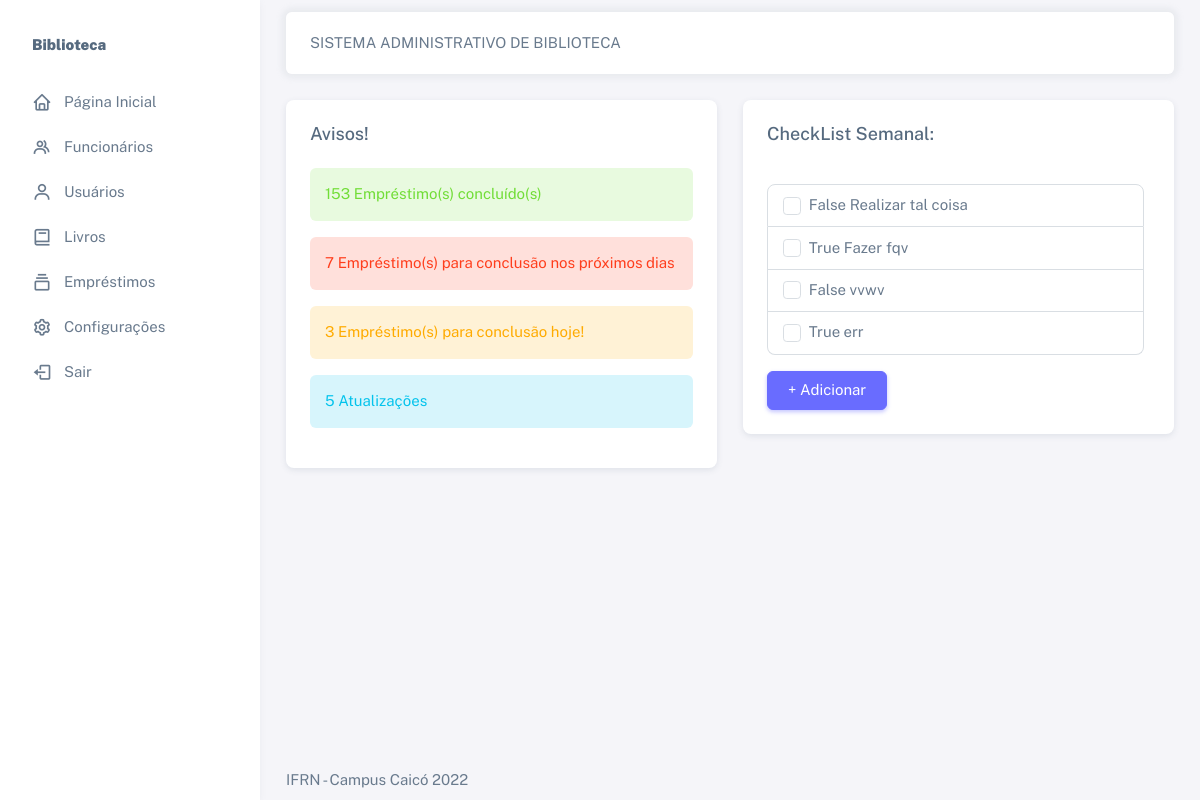
The page / on the database its author committed.
### biblioteca/models.py (models this page shows, shortened)
class Tarefas(models.Model):
    id_tarefa = models.AutoField(primary_key=True)
    descricao_tarefa = models.CharField(max_length=100)
    situacao_tarefa = models.BooleanField(default=False)
    class Meta:
        verbose_name_plural = "Tarefas"

### biblioteca/views.py (the view)
# urls.py: path('', index, name='inicial'),
def index(request):
    data = {}
    data['tarefa'] = Tarefas.objects.all()
    return render(request, 'index.html', data)

### biblioteca/templates/index.html (shortened to what this page needs)
{% extends 'base.html' %}
{% block content %}
<div class="content-wrapper">
    <div class="container-xxl flex-grow-1 container-p-y">
      <div class="row">
        <div class="col-md mb-4 mb-md-0">
            <div class="card">
              <h5 class="card-header">Avisos!</h5>
              <div class="card-body">
                <div class="alert alert-success" role="alert">153 Empréstimo(s) concluído(s)</div>
                <div class="alert alert-danger" role="alert">7 Empréstimo(s) para conclusão nos próximos dias</div>
                <div class="alert alert-warning" role="alert">3 Empréstimo(s) para conclusão hoje!</div>
                <div class="alert alert-info" role="alert">5 Atualizações</div>
              </div>
            </div>
          </div>
        <div class="col-md">
            <div class="card">
            <h5 class="card-header">CheckList Semanal:</h5>
            <div class="card-body demo-inline-spacing">
              <div class="list-group">
                {% for tarefa in tarefa %}
                <label class="list-group-item">
                  <input class="form-check-input me-1" type="checkbox" value="" />
                  {{ tarefa.situacao_tarefa }}
                  {{ tarefa.descricao_tarefa }}
                </label>
                {% endfor %}
              </div>
              <a href="{% url 'url_criar_tarefa' %}" class="btn btn-primary">+ Adicionar</a>
            </div>
            </div>
        </div>
      </div>
    </div>
  </div>
{% endblock content %}

### biblioteca/static/assets/css/demo.css (style rules this page uses)
.demo-inline-spacing > * { margin: 1rem 0.375rem 0 0 !important; }

### rows shown on the page
Tarefas: situacao_tarefa "False", descricao_tarefa "Realizar tal coisa"
Tarefas: situacao_tarefa "True", descricao_tarefa "Fazer fqv"
Tarefas: situacao_tarefa "False", descricao_tarefa "vvwv"
Tarefas: situacao_tarefa "True", descricao_tarefa "err"
